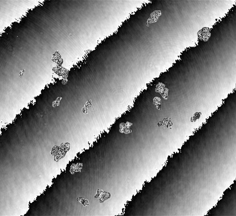
#> input picture algorithm_test/1.jpg, 236 x 216 px; its folder holds only this picture in this run
$ python -i dark.py   (imports and definitions only)
#> lines starting #> are read from the running program, lines starting #| are printed output that depends on the picture; after the words box and inside, x2 and y2 are one past the last pixel; in counts of white or black regions, pixels touching at a corner belong together
# 特定亮度以上的部分调暗
import os

import cv2
import numpy as np


def adjust_brightness(image_path, output_path, threshold=128):
    """
    调整指定图片中亮度阈值以上的部分，实现调暗效果。
    :param image_path: 原始图片路径
    :param output_path: 输出图片路径
    :param threshold: 亮度阈值
    """
#> called with image_path = '../algorithm_test/1.jpg', output_path = 'out.png', threshold = 128
    # 读取图片
    image = cv2.imread(image_path)
#> image is the input picture: shape (216, 236, 3); min 0, max 255, mean 128.8

    # 将图片从BGR转换为HSV色彩空间
    hsv = cv2.cvtColor(image, cv2.COLOR_BGR2HSV)
#> hsv: shape (216, 236, 3); mean H, S, V 0, 0, 128.8

    # 分离V通道（亮度）
    v_channel = hsv[:, :, 2]

    # 创建一个掩码，用于标记亮度高于阈值的像素
    mask = v_channel > threshold
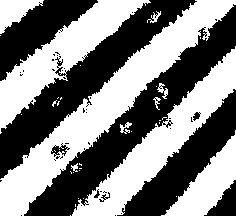
#> mask: shape (216, 236) bool; 50.3% white; 44 black regions (35 under 20 px), largest, box (x1, y1, x2, y2) and area: (24, 4, 236, 216) 8815, (0, 0, 197, 179) 7797, (117, 89, 236, 216) 4575

    # 创建一个新的V通道，其中高于阈值的像素被设置为阈值
    v_channel_adjusted = np.where(mask, threshold, v_channel)
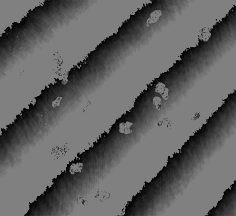
#> v_channel_adjusted: shape (216, 236); min 0, max 128, mean 98.1

    # 合并调整后的V通道与原始的H和S通道
    hsv_adjusted = cv2.merge([hsv[:, :, 0], hsv[:, :, 1], v_channel_adjusted])
#> hsv_adjusted: shape (216, 236, 3); mean H, S, V 0, 0, 98.1

    # 将图片从HSV色彩空间转换回BGR
    image_adjusted = cv2.cvtColor(hsv_adjusted, cv2.COLOR_HSV2BGR)

    # 保存调整后的图片
    cv2.imwrite(output_path, image_adjusted)


# [11 lines not run here, left out]

>>> result = adjust_brightness('../algorithm_test/1.jpg', 'out.png')

$ run again, on algorithm_test/2.jpg
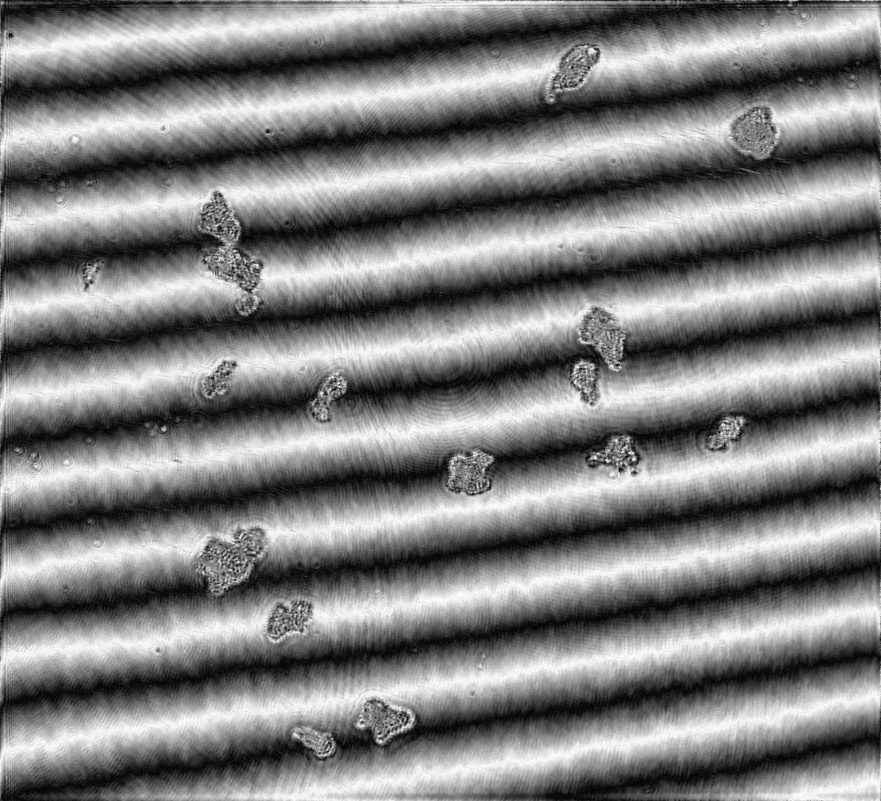
#> input picture algorithm_test/2.jpg, 881 x 801 px, shrunk from 4508 x 4096 before the run
#> in adjust_brightness, image is the input picture: shape (801, 881, 3); min 0, max 255, mean 127.2
#> hsv: shape (801, 881, 3); mean H, S, V 0, 0, 127.2
#> in adjust_brightness, `mask = v_channel > threshold`:
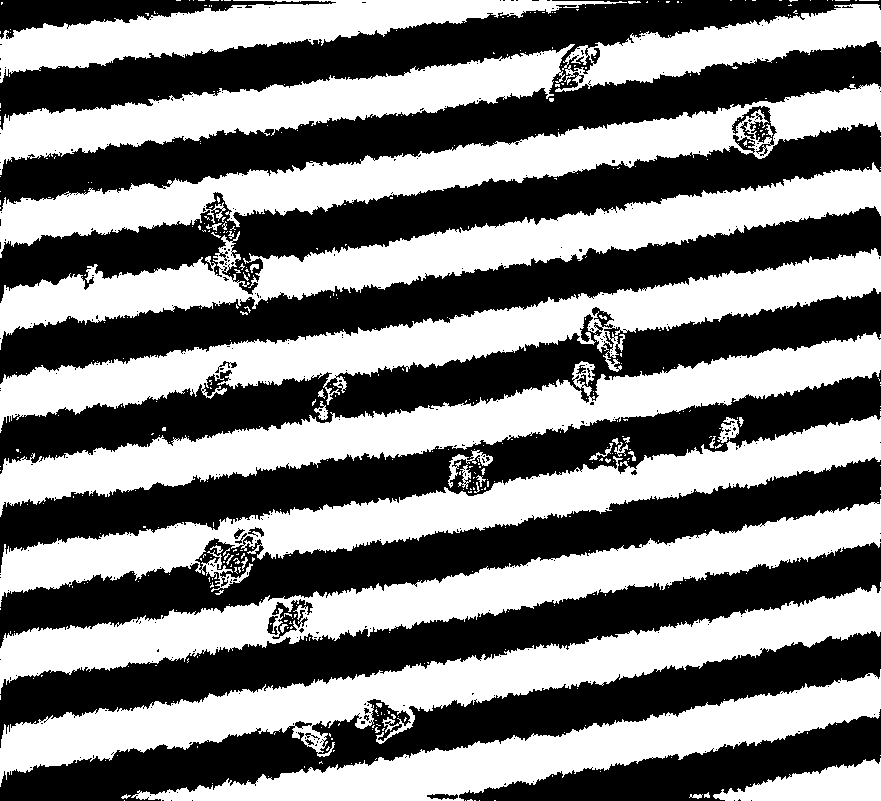
#> mask: shape (801, 881) bool; 49.4% white; 460 white regions (416 under 20 px), largest, box (x1, y1, x2, y2) and area: (0, 585, 881, 787) 39077, (0, 332, 881, 517) 37708, (0, 248, 881, 433) 37290
#> in adjust_brightness, `v_channel_adjusted = np.where(mask, threshold, v_channel)`:
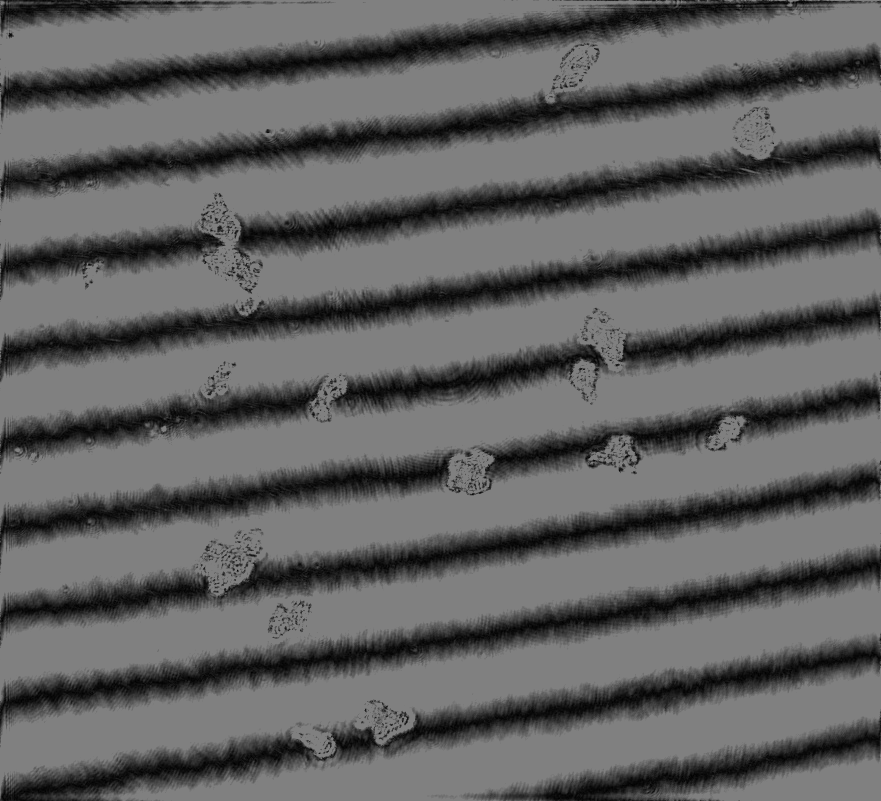
#> v_channel_adjusted: shape (801, 881); min 0, max 128, mean 96.6
#> hsv_adjusted: shape (801, 881, 3); mean H, S, V 0, 0, 96.6

$ run again, on algorithm_test/3.jpg
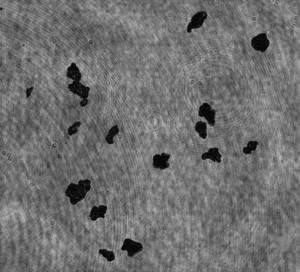
#> input picture algorithm_test/3.jpg, 300 x 272 px
#> in adjust_brightness, image is the input picture: shape (272, 300, 3); min 0, max 187, mean 111.7
#> hsv: shape (272, 300, 3); mean H, S, V 0, 0, 111.7
#> in adjust_brightness, `mask = v_channel > threshold`:
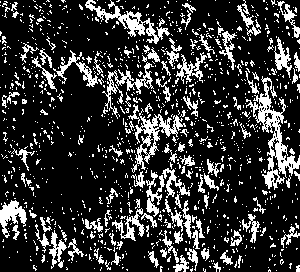
#> mask: shape (272, 300) bool; 20.7% white in thin lines or dots
#> in adjust_brightness, `v_channel_adjusted = np.where(mask, threshold, v_channel)`:
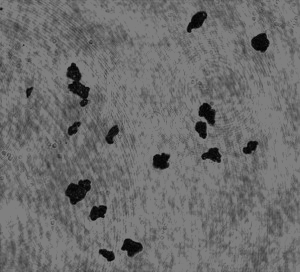
#> v_channel_adjusted: shape (272, 300); min 0, max 128, mean 109.6
#> hsv_adjusted: shape (272, 300, 3); mean H, S, V 0, 0, 109.6
